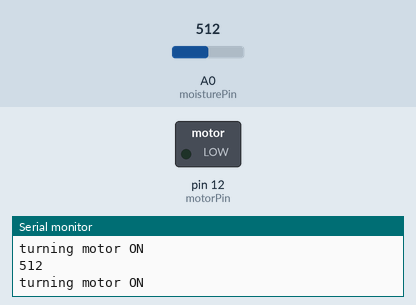
This sketch was run on a simulated Arduino Uno, built with avr-gcc and run on an emulated ATmega328P. Shown: switched loads named in the sketch (green lamp = pin HIGH), the last lines printed to the serial monitor. The inputs (shaded band) are chosen by the test bench; at power-on: A0 (moisturePin) = 512.

Above: at 5.8 s.
5.9 s: A0 (moisturePin) set to 484
At 11.1 s:
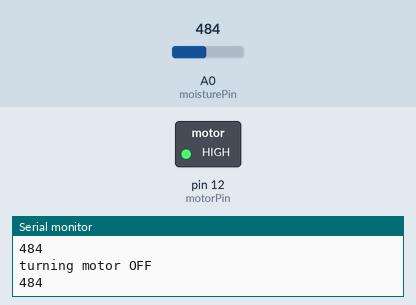
11.9 s: A0 (moisturePin) set to 510
At 12.4 s:
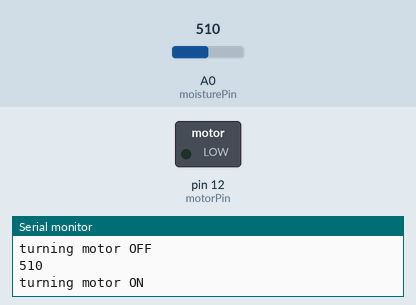
17.9 s: A0 (moisturePin) set to 0
At 22.4 s:
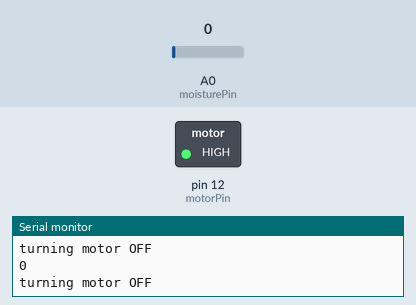
Timing chart, 0 to 23.9 s (numbered marks = the images above; inputs shaded):
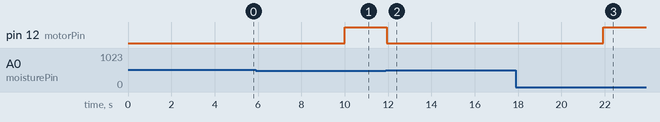

Measured:
- the behaviour switches between 501 and 500 on A0 (moisturePin) (found by bisection; images 0 and 1)
- after the input at 5.9 s, pin 12 (motorPin): LOW → HIGH after 4.1 s
- after the input at 11.9 s, pin 12 (motorPin): HIGH → LOW at once
- after the input at 17.9 s, pin 12 (motorPin): LOW → HIGH after 4.0 s

The sketch:

irrigation_control.ino
```cpp
int motorPin = 12;
int moisturePin = A0;
int moisture = 0;
void setup() {
  // put your setup code here, to run once:
  pinMode(motorPin, OUTPUT);
  pinMode(moisturePin, INPUT);
  Serial.begin(9600);
}

void loop() {
  // put your main code here, to run repeatedly:
  moisture = analogRead(moisturePin);
  Serial.println(moisture);

  if (moisture > 500) {
    Serial.println("turning motor ON");
  digitalWrite(motorPin, LOW);
  delay(5000);
  } else {
    Serial.println("turning motor OFF");
  digitalWrite(motorPin, HIGH);
  }
}
```
